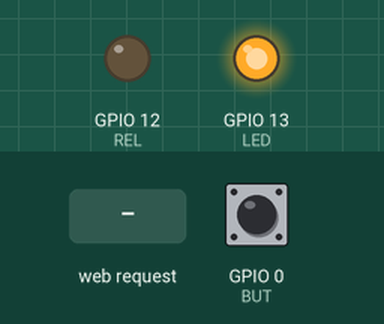
A sketch run on a simulated ESP8266 (NodeMCU). On the bench: output pins drawn as LEDs (lit = HIGH). Inputs (shaded band) come from the test bench; at power-on: GPIO 0 (BUT) HIGH. WiFi joins after 1.5 s; servers stay silent unless stated; what the sketch prints to the serial monitor is not drawn.

Above: at 2.7 s.
2.8 s: GPIO 0 (BUT) pulled LOW for 3.2 s
At 6.8 s:
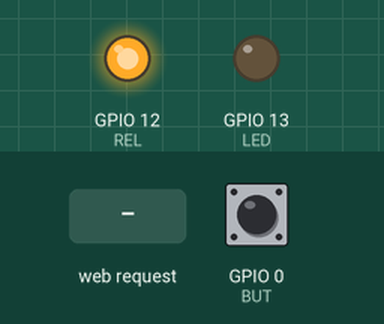
7.5 s: GPIO 0 (BUT) pulled LOW for 0.15 s
At 7.9 s:
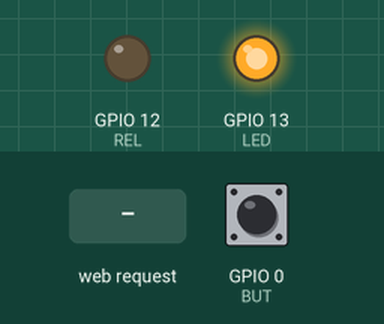
9.1 s: HTTP request GET /on received
At 10.3 s:
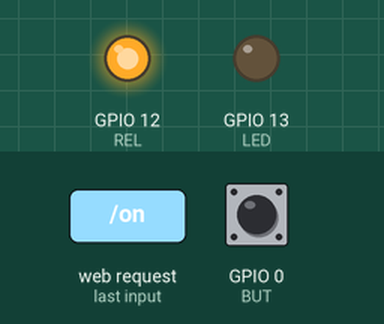
Timing chart, 0 to 12.1 s (numbered marks = the images above; inputs shaded):
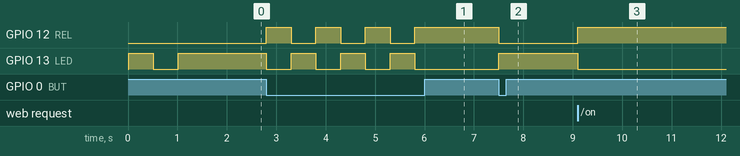

Measured:
- after the input at 2.8 s, GPIO 12 (REL): alternates HIGH for 0.50 s and LOW for 0.50 s, 7 changes in all, then stays HIGH, starting at once; GPIO 13 (LED): alternates HIGH for 0.50 s and LOW for 0.50 s, 7 changes in all, then stays LOW, starting at once
- after the input at 7.5 s, GPIO 12 (REL): HIGH → LOW at once; GPIO 13 (LED): LOW → HIGH at once
- after the input at 9.1 s, GPIO 12 (REL): LOW → HIGH at once; GPIO 13 (LED): HIGH → LOW at once

The sketch:

sonoff_public.ino
```cpp
#include <ESP8266WebServer.h>

#define LED 13  // 13 - sonoff LED, 2 - esp8266 onboard LED
#define REL 12
#define BUT 0   // Button

const char* ssid = "SSID";
const char* password = "PASSWORD";

int rstate = 0;
unsigned long last_button_press = millis();

ESP8266WebServer server(80);

void connectWiFi()
{
  // Connect to WiFi network
  Serial.println();
  Serial.println();
  Serial.print("Connecting to ");
  Serial.print(ssid);
  Serial.print(" ");

  WiFi.begin(ssid, password);
  bool state = HIGH;
  while (WiFi.status() != WL_CONNECTED) {
    digitalWrite(LED, state);
    Serial.print(".");
    state = not state;
    delay(500);
  }
  digitalWrite(LED, HIGH);
  Serial.println();
  Serial.println("WiFi connected");
  Serial.print("IP address: ");
  Serial.println(WiFi.localIP());
}


void handleOn()
{
  if (rstate != 1) {
    digitalWrite(LED, LOW);
    digitalWrite(REL, HIGH);
    rstate = 1;
    server.send(200, "text/plain", "ON");
  }
}


void handleOff()
{
  if (rstate != 0) {
    digitalWrite(LED, HIGH);
    digitalWrite(REL, LOW);
    rstate = 0;
    server.send(200, "text/plain", "OFF");
  }
}


void handleToggle()
{
  if (rstate == 1) {
    handleOff();
  }
  else {
    handleOn();
  }
}


void handleShowStatus() {
  if (rstate == 1) {
    server.send(200, "text/plain", "ON");
  }
  else {
    server.send(200, "text/plain", "OFF");
  }
}


void handleNotFound(){
  String message = "Command not supported\n\n";
  message += "URI: ";
  message += server.uri();
  message += "\nMethod: ";
  message += (server.method() == HTTP_GET)?"GET":"POST";
  message += "\nArguments: ";
  message += server.args();
  message += "\n";
  for (uint8_t i=0; i<server.args(); i++){
    message += " " + server.argName(i) + ": " + server.arg(i) + "\n";
  }
  message += "Supported commands are:\n";
  message += "  /on\n";
  message += "  /off\n";
  message += "  /toggle\n";
  message += "  /status\n";
  server.send(404, "text/plain", message);
}


void handleButtonPress() {
  if (last_button_press + 500 < millis()) {
    if (digitalRead(BUT) == LOW) {
      handleToggle();
      last_button_press = millis();
      Serial.println("Button pressed");
    }
  }
}

void setup()
{
  pinMode(BUT, INPUT);
  pinMode(LED, OUTPUT);
  pinMode(REL, OUTPUT);
  digitalWrite(LED, LOW);
  digitalWrite(REL, LOW);

  Serial.begin(115200);
  delay(10);
  Serial.println("Serial started");

  connectWiFi();

  server.on("/on", handleOn);
  server.on("/off", handleOff);
  server.on("/toggle", handleToggle);
  server.on("/status", handleShowStatus);
  server.onNotFound(handleNotFound);

  server.begin();
  Serial.println("HTTP server started");
}

void loop()
{
    server.handleClient();
    handleButtonPress();
}
```
